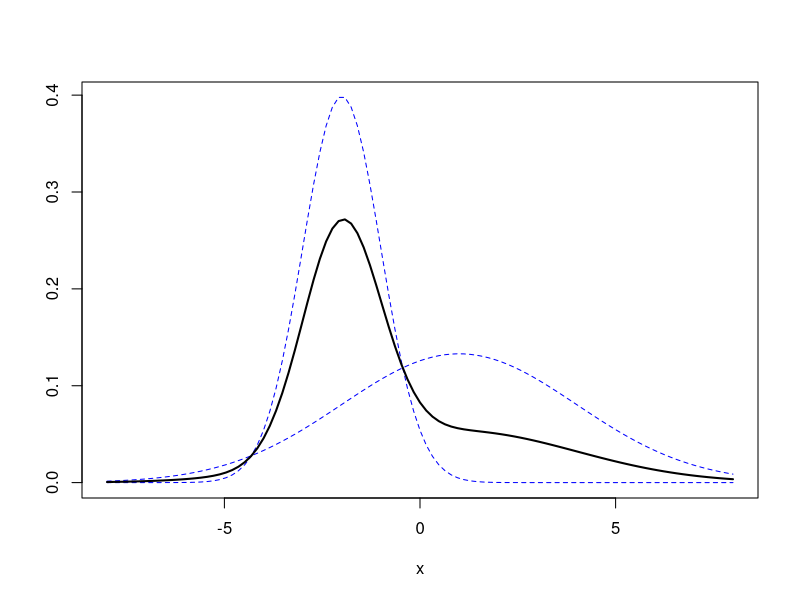
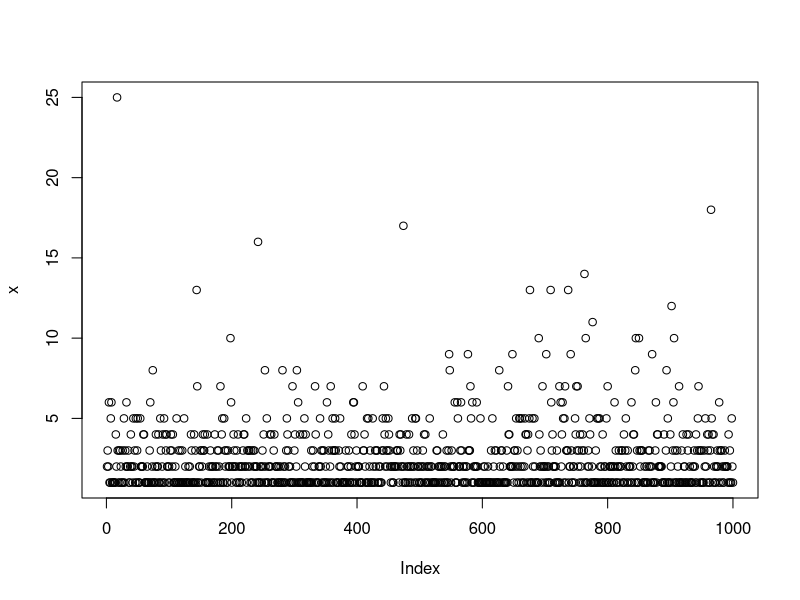
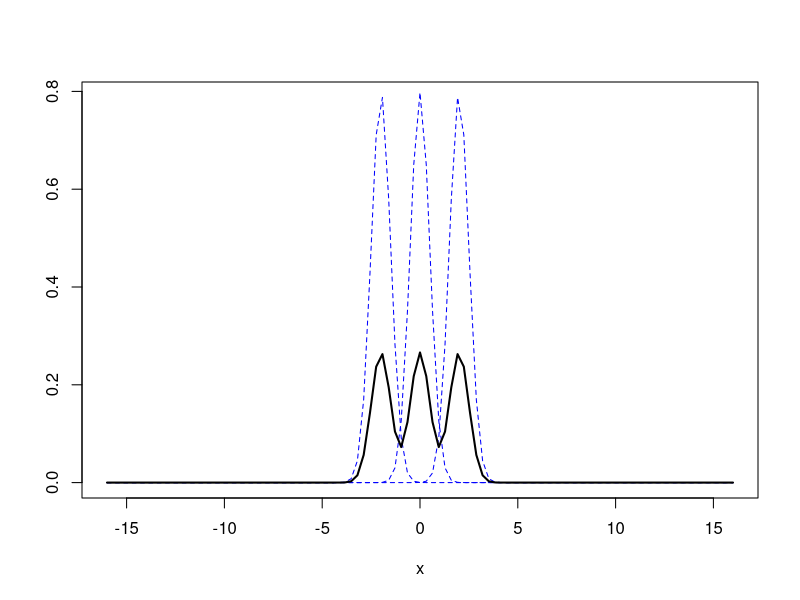
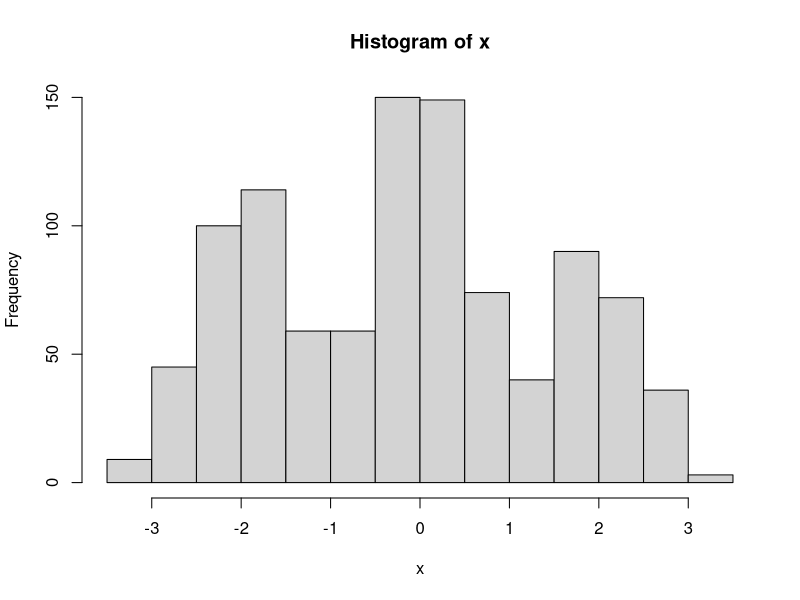
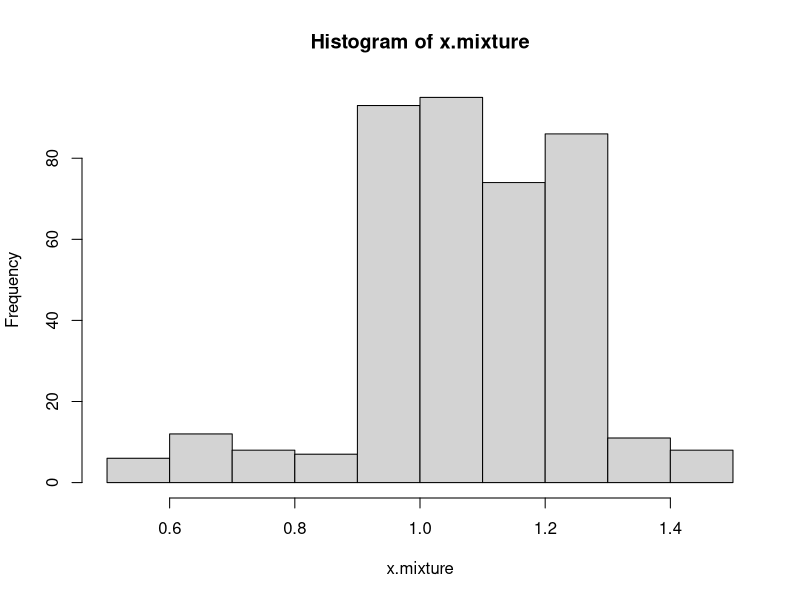

R code for these plots, in order:
# Generating Discrete Random Variables

# R sample(x, size, replcae = FALSE, prob = NULL) replace 복원 비복원 여부, [rpb : 각각 원소 추출 확률]

# Example 4a
sample(1:4, 1, prob = c(0.2, 0.15, 0.25, 0.4))

# Generating discrete uniform random numbers
sample(1:10, 100, replace = TRUE) # or trunc(10 * runif(100)) + 1 : trunc는 가우스 함수를 의미

# 주사위 6번 실험함
sample ( 1:6, 10, rep = T)
rmultinom(10, 1, prob = rep(1/6, 6)) # 행변수는 횟수, 열변수는 결과
rmultinom(10, 100, prob = rep(1/6, 6)) # 주사위를 100번 던지는 실험을 10번

# Geometric random number rgeom(n, prob) 교재에서는 (처음 성공할 때까지) 시행횟수, R에서는 실패횟수수
# rbinom(n, size = 1, prob), rpois(n, lambda) : labmda can be a vector
# rbinom(n, size, prob) size가 베르누이 시행의 횟수, n은 난수의 개수

## Exercise 4.4 ## 평균과 분산 모두 1에 수렴
m = 10000 # 반복횟수 m
x = numeric(m)
for (i in 1:m) x[i] = sum(1:100 == sample(1:100, 100))
c(mean(x), var(x))

# 예[1]

m1 = -2; m2 = 1; s1 =1 ; s2= 3;
alp = 0.6
curve(dnorm(x,m1,s1), from = -8, to = 8, lty = 2, col = 'blue', ylab ="")
curve(dnorm(x,m2,s2), lty = 2, col = 'blue', add = T)
f.mixture <- function (x) alp * dnorm(x, m1, s1) + (1-alp)*dnorm(x, m2, s2)
curve(f.mixture(x), lwd=2, add = T)

# [예]2
n = 100
x1 = rnorm(n, m1, s1); x2 = rnorm(n, m2, s2)
x = ifelse(runif(n) < alp, x1, x2)
x

## Exercise 4.12 
lm = 5; k = 10; n = 20

# Method 1 
sample(0:k, n, rep = T, prob = dpois(0:k, lambda = lm)) 
# 분포 앞에 r이 붙으면 분포를 갖는 난수 생성
# 분포 앞에 d가 붙으면 분포의 확률 (각각의 점에서의 확률) 
# 분포 앞에 p를 붙이면 누적확률 (CDF)
# 분포 앞에 q가 붙으면 quantile 분위수

# Method 2
X = numeric(n)
i = 1

while (i <= n) {
  a = rpois(1, lm)
  if (a <= k) {X[i] = a; i = i + 1}
}
X

# Exercise 4.16
n = 1000
alp = 1/2
x = numeric(n)
x1 = rgeom(n, 1/2) + 1; x2 = rgeom(n, 1/3) + 1
x = ifelse(runif(n) < alp, x1, x2)
x
plot(x)


# Exercise 4.7

n = 10000; total = numeric(n) ;count = 0; m = 11

for (i in 1:n) {
  res = numeric(m)
  while(sum(res) < m) {
    x <- sum(sample(1:6, 1), sample(1:6, 1))
    res[x] <- 1
    count <- count + 1
  }
  total[i] <- count
  count = 0
}

mean(total)

## EXERCISE 4.7 - (교수님 답안)
coupon_collection = function() {
  TF = vector("logical", 12)
  n.rolls = 0
  while ( !all(TF[2:12])) {
    pos = sum(sample(1:6,2, replace = TRUE))
    TF[pos] = TRUE
    n.rolls = n.rolls + 1
  }
  n.rolls
}

n.sim = 1000
N = replicate(n.sim, coupon_collection()) # replicate() 어떤 함수의 결과가 스칼라 값이 나온다면 사용하기 좋음
c(mean(N), sd(N)/sqrt(n.sim)) # mean(N)은 X_bar, 구간 추정의 경우 sigma / sqrt(n)
( CI = c(mean(N) - 2 * sd(N)/sqrt(n.sim), mean(N) + 2 * sd(N)/sqrt(n.sim)) )


# 3개의 정규분포 mix

# m <- runif(3) * 10 ; s <- runif(3) * 10
m = c(-2,0,2); s=rep(0.5,3)

# alp <- sort(runif(3-1))
alp = c(1/3, 2/3)

curve(dnorm(x, m[1], s[1]), from=-16, to=16, lty=2, col="blue", ylab="")

curve(dnorm(x, m[2], s[2]), lty=2, col="blue", ylab="", add = TRUE)

curve(dnorm(x, m[3], s[3]), lty=2, col="blue", ylab="", add = TRUE)

f.mixture <- function(x) {alp[1]*dnorm(x,m[1],s[1]) + (alp[2]-alp[1])*dnorm(x,m[2],s[2]) + (1-alp[2])*dnorm(x,m[3],s[3])}

curve(f.mixture(x), lty=1, lwd=2, ylab = "", add = TRUE)

n = 1000
x1 <- rnorm(n, m[1], s[1]) ; x2 <- rnorm(n, m[2], s[2]) ; x3 <- rnorm(n, m[3], s[3])
x = ifelse(runif(n)<alp[1], x1, 
           ifelse(runif(n)<alp[2], x2, x3))
hist(x)

## 2016년 중간 2번
#2-1
X <- rpois(1000,4)

mean(X) #X의 추정량
se <- sd(X)/sqrt(1000); se #표준오차
mean(x) + c(-1,1)*qnorm(0.95)*se

quantile(X, probs=c(0.025,0.975)) #95%신뢰구간


#2-2
#일주일 동안(주말 제외 5일간) 발생하는 교통사고 건수는 평균발생률 람다=5인 포아송 과정을 따른다. 
#월,화,수,목,금에 발생하는 교통사고 건수 X1,X2,X3,X4,X5라고 할 때 포아송 과정의 성질에 의해 이것들은 각각 평균발생률이 람다=1인 포아송 과정을 따른다. 평일 중 무작위로 하루 개방하지 않기로 한다면, 일주일동안 (주말과 무작위 평일 하루를 제외한 평일 4일 동안) 발생하는 교통사고 건수 X는 평균발생률 람다=4인 포아송 과정을 따른다. 따라서 일주일 간 발생한 건수를 평균발생률 람다=4로 볼 수 있기 때문에 E(X)=4이다.


simul <- function() {
  n <- 1
  u <- numeric()
  repeat {
    u <- c(u,runif(1))
    if(cumprod(u)[n]<0.1) break
    n=n+1
  }
  n
}
N <- replicate(1000,simul())
table(N[1<=N&N<=9])

## 2021년 중간 1번
# A 지점에서 B 지점으로 이동하기 위해 택시를 타면 X1 시간이 걸리고, 버스를 타면 X2 시간이 걸린다. 
# 비가 오면 택시를 타고, 비가 오지 않으면 버스를 타는 경우 A 지점에서 B 지점으로 가기 위해 걸리는 시간을 Y라고 하자. 
# Y와 같은 분포를 갖는 난수 400개를 생성하여 히스토그램을 그리시오. 
# 비가 올 확률은 0.2이며, X1 분포는 0.5에서 1.5 사이의 균일분포, U(0,5, 1.5)고, X2 분포는 U(0.9, 1.3)다.

x1 = runif(400, 0.5, 1.5)
x2 = runif(400, 0.9, 1.3)
x.mixture = ifelse(runif(400) < 0.2, x1, x2)
hist(x.mixture)